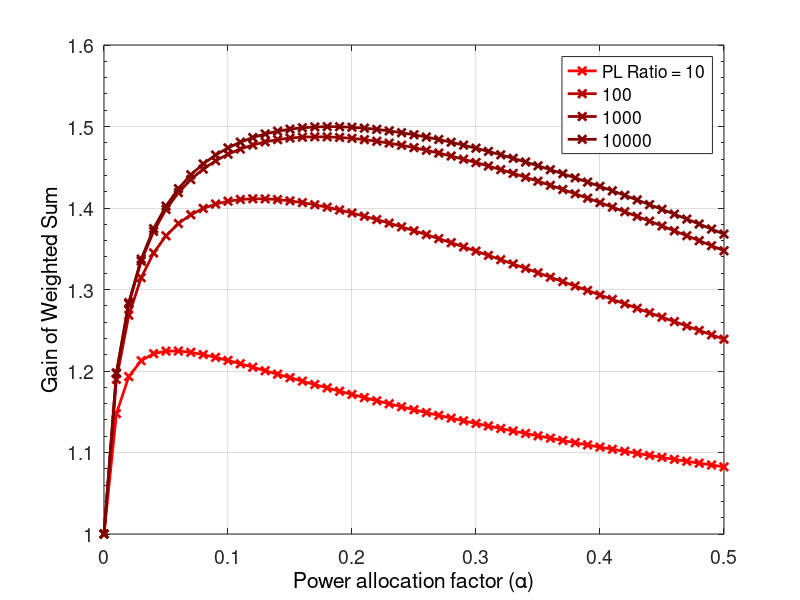

Write MATLAB code to recreate this figure.
%% ideal model plots
close all;
clear all;

Ps = 5e-3;
N0 = 4e-15;
dist_1 = 150;%150;
dist_2 = [250.2 417.5 696.5 1161.5];%220;

fg= 1;
figure(fg);
for distIndex=1:length(dist_2)
    h1 = (dist_1^-4.5);
    h2 = (dist_2(distIndex)^-4.5);
    GRatio(distIndex) = h1/h2;
    fprintf('g1/g2 = %5.2f \n', h1/h2);
    alpha = 0.00:0.01:1.00;
    ratio = 4; %2
    R1_12far = [];
    % R2_12far = [];
    % R1_12near = [];
    % R2_12near = [];
    % R1_21far = [];
    R2_21far = [];
    % R1_21near = [];
    % R2_21near = [];

    % plot
    for i = 1:length(alpha)
        P1 = Ps * alpha(i);
        P2 = Ps * (1-alpha(i));
        if (P1>P2)
            snr1 = P1*h1/(P2*h1+N0);
            snr2 = P2*h2/N0;
            if (P1>ratio*P2)
                R1_12far(end+1) = log2(1+snr1);
    %             R2_12far(end+1) = log2(1+snr2);
            else
    %             R1_12near(end+1) = log2(1+snr1);
    %             R2_12near(end+1) = log2(1+snr2);
            end
        else
            R1(i) = log2(1 + P1*h1 / N0);
            R2(i) = log2(1 + P2*h2 / (P1*h2 + N0));
            if (P2>ratio*P1)
    %             R1_21far(end+1) = log2(1 + P1*h1 / N0);
                R2_21far(end+1) = log2(1 + P2*h2 / (P1*h2 + N0));
            else
    %             R1_21near(end+1) = log2(1 + P1*h1 / N0);
    %             R2_21near(end+1) = log2(1 + P2*h2 / (P1*h2 + N0));
            end
        end
    end
    line(0.00:0.01:0.50 ,R1/R1_12far(end)+R2/R2_21far(1), 'Color',[1/distIndex^0.5 0 0],'LineWidth',2,'Marker','x');
end
set(gca, 'yScale', 'linear',...
    'yMinorTick','on',...
    'yLim', [1 1.6]);
L = legend('PL Ratio = 10', '100', '1000', '10000');
set(L,'FontSize',14);
xlabel('Power allocation factor (\alpha)','FontSize',14,'Color','k');
ylabel('Gain of Weighted Sum','FontSize',14,'Color','k');
set(gca,'fontsize',14);
box on;
grid on;
saveas(gcf,'alphaVSgain','epsc');